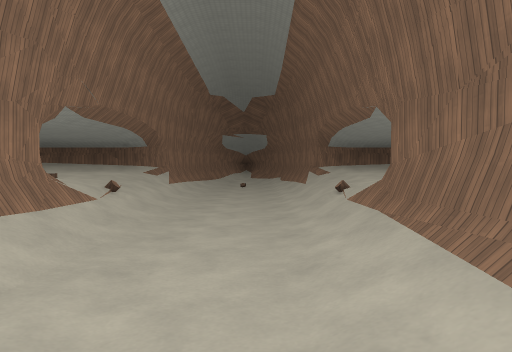
[1] (above)

12 first-person views from a walk through a 3-D level made in the Godot game engine. The camera is 1.5 m above the floor, tilts 2° down and sees 70° across. The floor is counted in squares, 2 m on a side. Each view is taken from the middle of a square. On the plan, view 1 faces up. The plan holds only what a view shows up to about 11 squares ahead; the rest is blank. The place goes on beyond the plan. Surface patterns are stand-ins for the level's own textures.

[2]
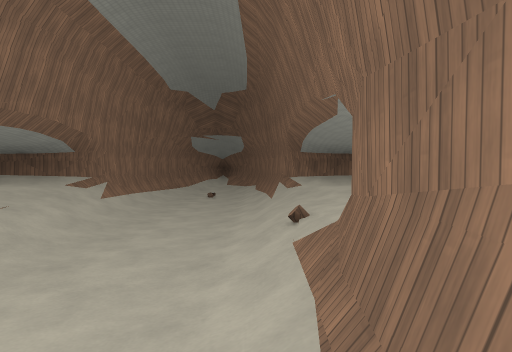

[3]
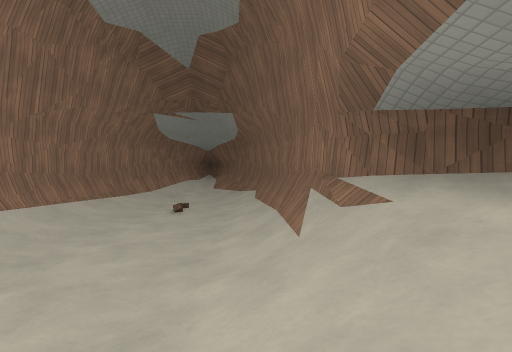

[4]
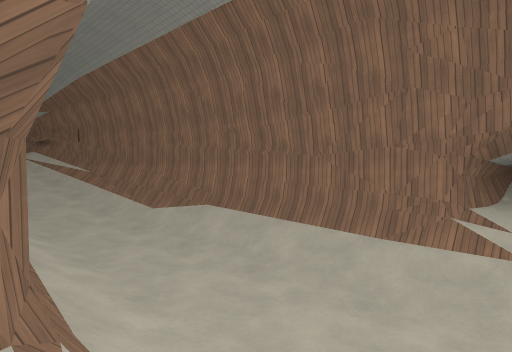

[5]
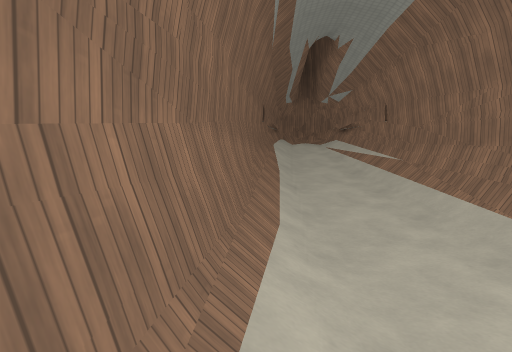

[6]
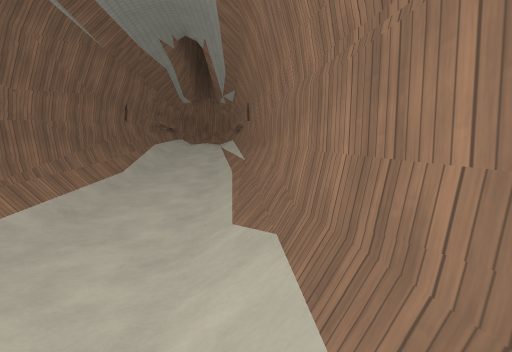

[7]
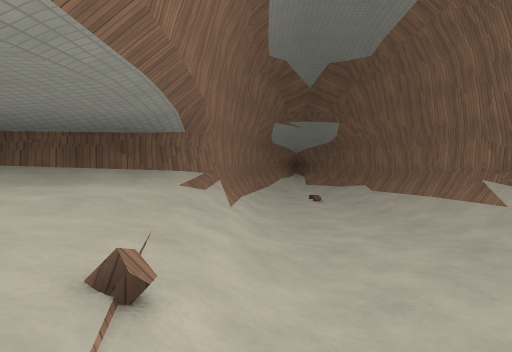

[8]
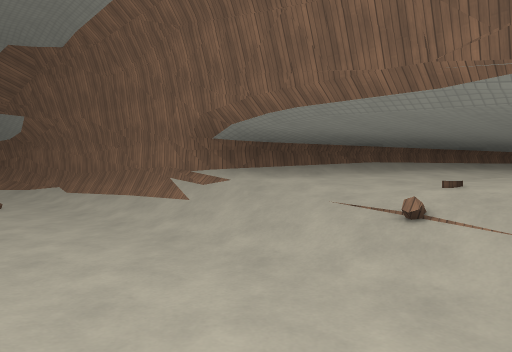

[9]
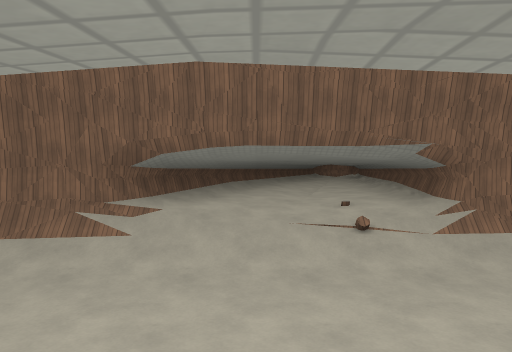

[10]
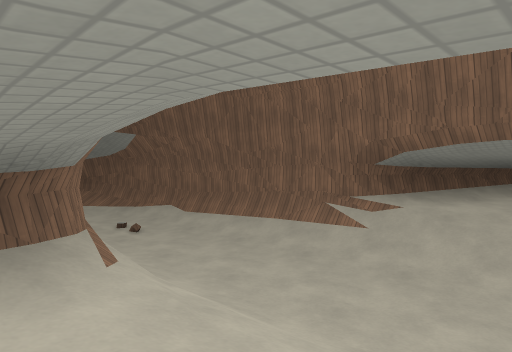

[11]
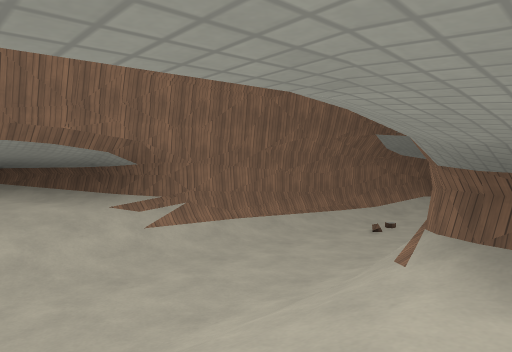

[12]
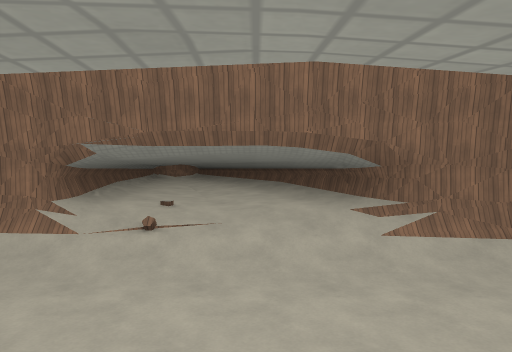

### Floor plan
Key: @ floor where view 1 was taken; # wall or solid block; . main floor; : floor 0.25 m higher than the main floor; + floor 0.5 m higher than the main floor; * floor 0.75 m higher than the main floor; % floor 1 m higher than the main floor; & floor 1.25 m higher than the main floor; $ floor 1.5 m higher than the main floor; / step, stairs or slope.
Columns run from 6 left of view 1 to 5 right of it. Each row starts with its distance up from view 1.
 18     ####
 17     #//#
 16     #..#
 15    ##..#
 14    #//.##
 13    #/../#
 12    #/../#
 11    #/../#
 10   ##/../##
  9 ###//..//###
  8 # &%/../%& #
  7   &%/../%&
  6    %/../%
  5  ###/../###
  4    #/../#
  3    #/../#
  2    #/../#
  1    #/::/#
  0    ##:@/#
 -1     #++##
 -2     #**#
 -3     #%%#
 -4     #&$#
 -5     #//#
 -6     #//#
 -7     #//#
 -8     ####

Positions as (right, up) in squares from view 1, and headings:
1: (0, 0), facing up
2: (1, 2), facing up
3: (1, 7), facing up
4: (2, 6), facing down-left
5: (1, 3), facing down
6: (-2, 3), facing down
7: (-2, 5), facing up
8: (-2, 5), facing up-right
9: (-4, 8), facing right
10: (-4, 7), facing up-right
11: (3, 7), facing up-left
12: (3, 8), facing left
